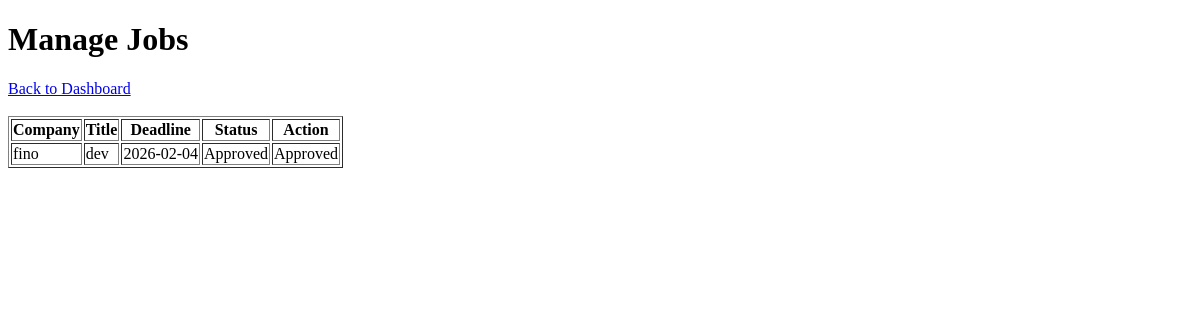
Before: /admin/manage/jobs (signed in) with the older database file.
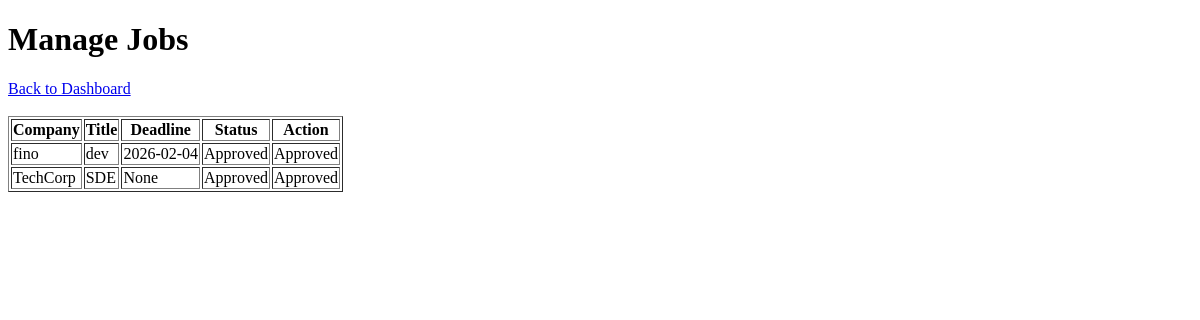
After: the same page with the newer database file.
### models.py (models this page shows)
class JobPosition(db.Model):
    id = db.Column(db.Integer, primary_key=True)
    company_id = db.Column(db.Integer, db.ForeignKey("company.id"), nullable=False)
    title = db.Column(db.String(100), nullable=False)
    description = db.Column(db.Text)
    eligibility = db.Column(db.String(200))
    deadline = db.Column(db.Date)
    skills = db.Column(db.String(200))
    experience = db.Column(db.String(50))
    salary = db.Column(db.String(50))
    status = db.Column(db.String(20), default="Pending")
    applications = db.relationship("Application", backref="job_position", lazy=True)

class Company(db.Model):
    id = db.Column(db.Integer, primary_key=True)
    name = db.Column(db.String(100), nullable=False)
    email = db.Column(db.String(100), unique=True, nullable=False)
    password = db.Column(db.String(200), nullable=False)
    website = db.Column(db.String(200))
    hr_contact = db.Column(db.String(20))
    is_approved = db.Column(db.Boolean, default=False)
    is_blacklisted = db.Column(db.Boolean, default=False)
    created_at = db.Column(db.DateTime, default=datetime.utcnow)
    job_positions = db.relationship("JobPosition", backref="company", lazy=True)

### app.py (the view)
    @app.route("/admin/manage/jobs")
    @login_required("admin")
    def manage_jobs():
        jobs = JobPosition.query.all()
        return render_template("admin/manage_jobs.html", jobs=jobs)

### templates/admin/manage_jobs.html (shortened to what this page needs)
<!DOCTYPE html>
<html>
<head>
</head>
<body>
    <h1>Manage Jobs</h1>
    <a href="{{ url_for('admin_dashboard') }}">Back to Dashboard</a>
    <br><br>
    <table border="1">
        <tr>
            <th>Company</th>
            <th>Title</th>
            <th>Deadline</th>
            <th>Status</th>
            <th>Action</th>
        </tr>
        {% for job in jobs %}
        <tr>
            <td>{{ job.company.name }}</td>
            <td>{{ job.title }}</td>
            <td>{{ job.deadline }}</td>
            <td>{{ job.status }}</td>
            <td>
                {% if job.status == 'Pending' %}
                <a href="{{ url_for('job_action', job_id=job.id, action='approve') }}">Approve</a> |
                <a href="{{ url_for('job_action', job_id=job.id, action='reject') }}">Reject</a>
                {% else %}
                {{ job.status }}
                {% endif %}
            </td>
        </tr>
        {% endfor %}
    </table>
</body>
</html>

Changed rows visible on the page:
added JobPosition: company.name "TechCorp", title "SDE", deadline "None", status "Approved"
